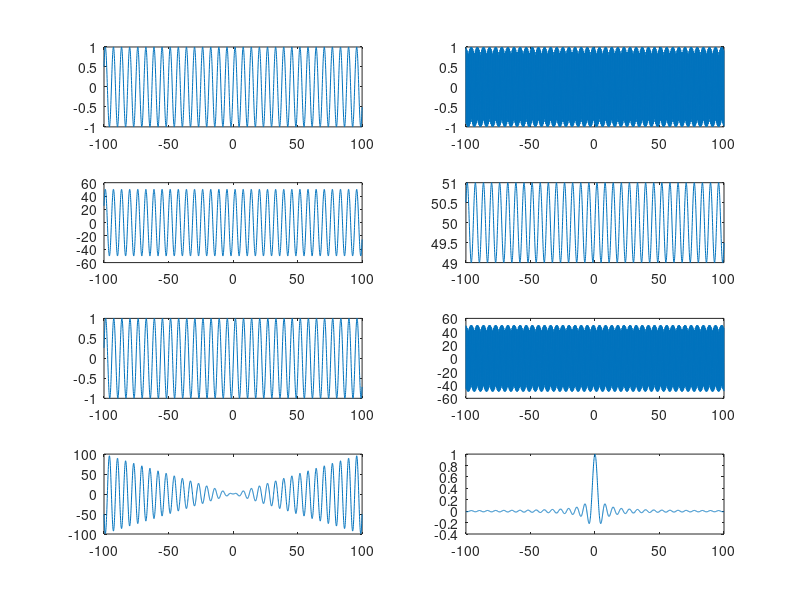
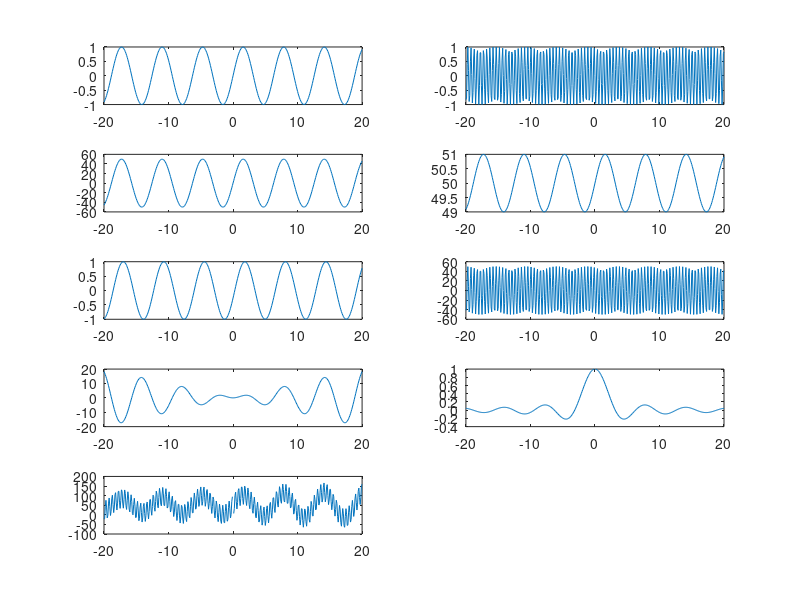
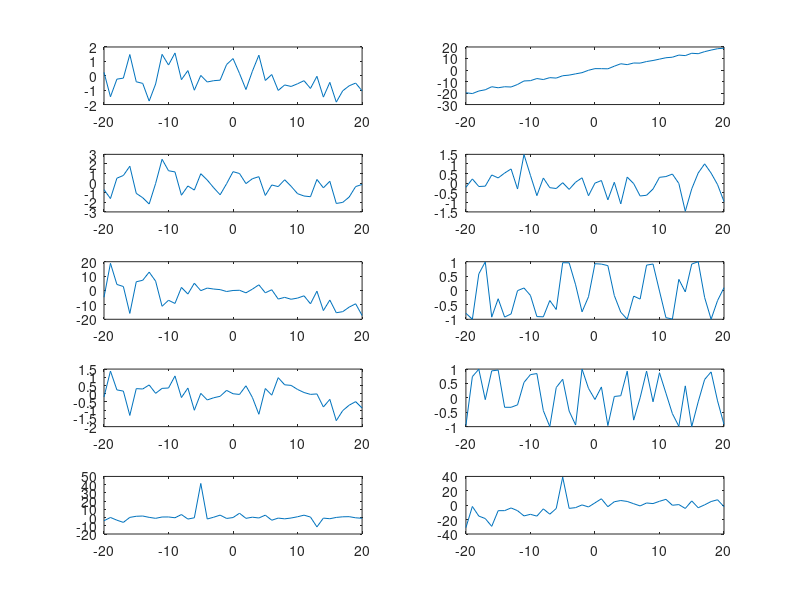
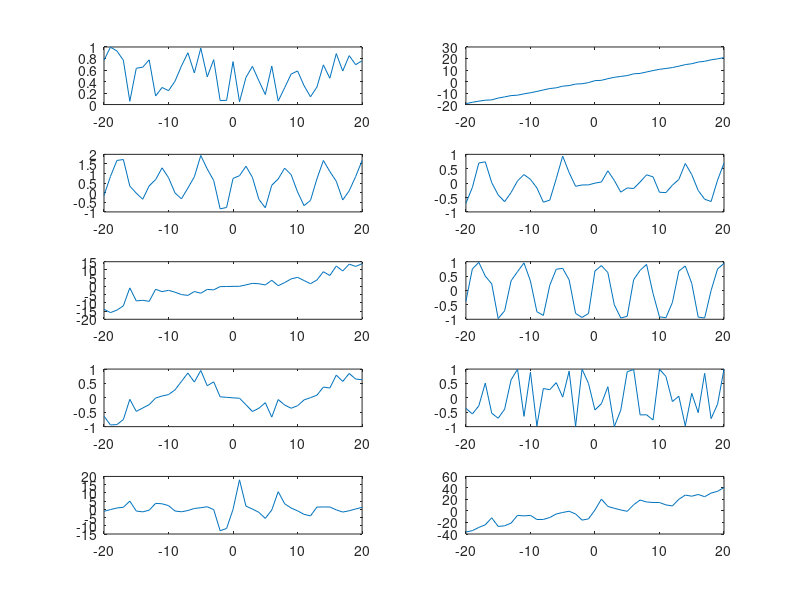

MATLAB code to generate these figures, in order:
%PROBLEM 3

x=linspace(-100,100,2001); %x is vector of real numbers (-100:100)
y1=sin(x); 
y2=sin(50*x);
y3=50*sin(x);
y4=sin(x)+50;
y5=sin(x+50);
y6=50*sin(50*x);
y7=x.*sin(x); 
y8=sin(x)./x;
figure %made a figure and subplots on it
subplot(4,2,1); 
plot(x,y1);
subplot(4,2,2); 
plot(x,y2);
subplot(4,2,3); 
plot(x,y3);
subplot(4,2,4); 
plot(x,y4);
subplot(4,2,5); 
plot(x,y5);
subplot(4,2,6); 
plot(x,y6);
subplot(4,2,7); 
plot(x,y7);
subplot(4,2,8); 
plot(x,y8);

%PROBLEM 4

x=linspace(-20,20,401); %Let x is vector of real numbers (-20:20)
y1 = sin(x); 
y2=sin(50*x);
y3=50*sin(x); 
y4= sin(x)+50;
y5= sin(x+50); 
y6= 50*sin(50*x);
y7= x.*sin(x); 
y8=sin(x)./x;
y9= y1+y2+y3+y4+y5+y6+y7+y8;
figure %made a figure and subplots on it
subplot(5,2,1); 
plot(x,y1);
subplot(5,2,2); 
plot(x,y2);
subplot(5,2,3); 
plot(x,y3);
subplot(5,2,4); 
plot(x,y4);
subplot(5,2,5); 
plot(x,y5);
subplot(5,2,6); 
plot(x,y6);
subplot(5,2,7); 
plot(x,y7);
subplot(5,2,8); 
plot(x,y8);
subplot(5,2,9); 
plot(x,y9);

%PROBLEM 5

x=linspace(-20,20,41); %unit variance Gaussian distributed random number in (-,)
z=randn([1 41]); %Generate 41
                 %random numbers following Gaussian distributed random numbers
y10= z; 
y11= z+x ;
y12= z+sin(x); 
y13= z.*sin(x);
y14=x.*sin(z); 
y15= sin(x+z);
y16= z.*sin(50*x); 
y17=sin(x+50*z);
y18=sin(x)./z; 
y19= y11+y12+y13+y14+y15+y16+y17+y18;
figure %made a figure and subplots on it
subplot(5,2,1); 
plot(x,y10)
subplot(5,2,2); 
plot(x,y11)
subplot(5,2,3); 
plot(x,y12)
subplot(5,2,4); 
plot(x,y13)
subplot(5,2,5); 
plot(x,y14)
subplot(5,2,6); 
plot(x,y15)
subplot(5,2,7); 
plot(x,y16)
subplot(5,2,8); 
plot(x,y17)
subplot(5,2,9); 
plot(x,y18)
subplot(5,2,10); 
plot(x,y19)

%PROBLEM 6

z=rand([1 41]); %rand generates uniformly distributed random number in [0,1]
%Generated 41 random numbers following
%uniformly distributed random numbers.

y20= z; 
y21 = z+x ;
y22= z+sin(x); 
y23= z.*sin(x);
y24=x.*sin(z); 
y25= sin(x+z);
y26= z.*sin(50*x); 
y27=sin(x+50*z);
y28=sin(x)./z; 
y29= y21+y22+y23+y24+y25+y26+y27+y28;
figure %made a figure and subplots on it
subplot(5,2,1);plot(x,y20)
subplot(5,2,2);plot(x,y21)
subplot(5,2,3);plot(x,y22)
subplot(5,2,4);plot(x,y23)
subplot(5,2,5);plot(x,y24)
subplot(5,2,6);plot(x,y25)
subplot(5,2,7);plot(x,y26)
subplot(5,2,8);plot(x,y27)
subplot(5,2,9);plot(x,y28)
subplot(5,2,10);plot(x,y29)

%PROBLEM 7

z=randn([1 10000]); %Starting with z (0,1) Gaussian(Normal) Random variable.
%Generate 10000 random variables with mean 0, variance 1,4,16,256
r1=z*1+0;
r2=z*2+0;
r3=z*4+0;
r4=z*16+0;
figure
subplot(2,2,1);hist(r1)
subplot(2,2,2);hist(r2)
subplot(2,2,3);hist(r3)
subplot(2,2,4);hist(r4)

%PROBLEM 8

%Starting with z (0,1) Gaussian Random variable
%Generate 10000 random variables with mean 10, variance 1
%Generate 10000 random variables with mean 20, variance 4
%Generate 10000 random variables with mean -10, variance 1
%Generate 10000 random variables with mean -20, variance 4
r6=z*1+10;
r7=z*2+20;
r8=z*1-10;
r9=z*2-20;
figure
subplot(2,2,1);hist(r6)
subplot(2,2,2);hist(r7)
subplot(2,2,3);hist(r8)
subplot(2,2,4);hist(r9)


%PROBLEM 9

%Starting with z (0,1) uniformly distributed random variable
z=rand([1 10000]);
%Generate 10000 random variables with mean 0, variance 1
%Generate 10000 random variables with mean 0, variance 4
%Generate 10000 random variables with mean 0, variance 16
%Generate 10000 random variables with mean 0, variance 256
r11=(z-1/2)*2*3^(1/2)*1+0;
r21=(z-1/2)*2*3^(1/2)*2+0;
r31=(z-1/2)*2*3^(1/2)*4+0;
r41=(z-1/2)*2*3^(1/2)*16+0;
figure
subplot(2,2,1);hist(r11)
subplot(2,2,2);hist(r21)
subplot(2,2,3);hist(r31)
subplot(2,2,4);hist(r41)

%PROBLEM 10

%Starting with z (0,1) uniformly distributed random variable
%Generate 10000 random variables with mean 10, variance 1
%Generate 10000 random variables with mean 20, variance 4
%Generate 10000 random variables with mean -10, variance 1
%Generate 10000 random variables with mean -20, variance 4
r61=(z-1/2)*2*3^(1/2)*1+10;
r71=(z-1/2)*2*3^(1/2)*2+20;
r81=(z-1/2)*2*3^(1/2)*1-10;
r91=(z-1/2)*2*3^(1/2)*2-20;
figure
subplot(2,2,1); hist(r61)
subplot(2,2,2); hist(r71)
subplot(2,2,3); hist(r81)
subplot(2,2,4); hist(r91)




















